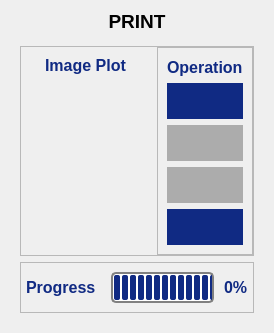
               <widget class="QWidget" name="printPage">
                <layout class="QVBoxLayout" name="verticalLayout_14">
                 <item>
                  <widget class="QLabel" name="page3Label">
                   <property name="minimumSize">
                    <size>
                     <width>0</width>
                     <height>20</height>
                    </size>
                   </property>
                   <property name="maximumSize">
                    <size>
                     <width>16777215</width>
                     <height>20</height>
                    </size>
                   </property>
                   <property name="font">
                    <font>
                     <pointsize>14</pointsize>
                     <bold>true</bold>
                    </font>
                   </property>
                   <property name="text">
                    <string>PRINT</string>
                   </property>
                   <property name="alignment">
                    <set>Qt::AlignmentFlag::AlignCenter</set>
                   </property>
                  </widget>
                 </item>
                 <item>
                  <widget class="QFrame" name="printFrame">
                   <property name="frameShape">
                    <enum>QFrame::Shape::NoFrame</enum>
                   </property>
                   <property name="frameShadow">
                    <enum>QFrame::Shadow::Plain</enum>
                   </property>
                   <layout class="QVBoxLayout" name="verticalLayout_30" stretch="5,1">
                    <item>
                     <widget class="QFrame" name="frame_10">
                      <property name="frameShape">
                       <enum>QFrame::Shape::StyledPanel</enum>
                      </property>
                      <property name="frameShadow">
                       <enum>QFrame::Shadow::Raised</enum>
                      </property>
                      <layout class="QHBoxLayout" name="horizontalLayout_28" stretch="4,0">
                       <property name="leftMargin">
                        <number>0</number>
                       </property>
                       <property name="topMargin">
                        <number>0</number>
                       </property>
                       <property name="rightMargin">
                        <number>0</number>
                       </property>
                       <property name="bottomMargin">
                        <number>0</number>
                       </property>
                       <item>
                        <widget class="QFrame" name="printimgFrame">
                         <property name="frameShape">
                          <enum>QFrame::Shape::NoFrame</enum>
                         </property>
                         <property name="frameShadow">
                          <enum>QFrame::Shadow::Plain</enum>
                         </property>
                         <layout class="QVBoxLayout" name="verticalLayout_31" stretch="1,115">
                          <item alignment="Qt::AlignmentFlag::AlignHCenter">
                           <widget class="QLabel" name="label_11">
                            <property name="font">
                             <font>
                              <pointsize>12</pointsize>
                              <bold>true</bold>
                             </font>
                            </property>
                            <property name="styleSheet">
                             <string notr="true">QLabel {
    color: rgb(16, 42, 131);
}</string>
                            </property>
                            <property name="text">
                             <string>Image Plot</string>
                            </property>
                           </widget>
                          </item>
                          <item>
                           <widget class="QFrame" name="printplotFrame">
                            <property name="frameShape">
                             <enum>QFrame::Shape::NoFrame</enum>
                            </property>
                            <property name="frameShadow">
                             <enum>QFrame::Shadow::Plain</enum>
                            </property>
                           </widget>
                          </item>
                         </layout>
                        </widget>
                       </item>
                       <item>
                        <widget class="QFrame" name="printopFrame">
                         <property name="frameShape">
                          <enum>QFrame::Shape::StyledPanel</enum>
                         </property>
                         <property name="frameShadow">
                          <enum>QFrame::Shadow::Raised</enum>
                         </property>
                         <layout class="QVBoxLayout" name="verticalLayout_32">
                          <item>
                           <widget class="QLabel" name="label_12">
                            <property name="minimumSize">
                             <size>
                              <width>20</width>
                              <height>20</height>
                             </size>
                            </property>
                            <property name="maximumSize">
                             <size>
                              <width>80</width>
                              <height>20</height>
                             </size>
                            </property>
                            <property name="font">
                             <font>
                              <pointsize>12</pointsize>
                              <bold>true</bold>
                             </font>
                            </property>
                            <property name="styleSheet">
                             <string notr="true">QLabel {
    color: rgb(16, 42, 131);
}</string>
                            </property>
                            <property name="text">
                             <string>Operation</string>
                            </property>
                           </widget>
                          </item>
                          <item>
                           <widget class="QPushButton" name="printrunPushButton">
                            <property name="sizePolicy">
                             <sizepolicy hsizetype="Expanding" vsizetype="Expanding">
                              <horstretch>0</horstretch>
                              <verstretch>0</verstretch>
                             </sizepolicy>
                            </property>
                            <property name="font">
                             <font>
                              <pointsize>13</pointsize>
                             </font>
                            </property>
                            <property name="styleSheet">
                             <string notr="true">QPushButton {
	color: rgb(255, 255, 255);	
	background-color: rgb(16, 42, 131);
	border-color: transparent;
	border-style: outset;
	border-radius: 20px;
	border-width: 2px;
	padding: 6px;
}

QPushButton:hover {
	color: rgb(16, 42, 131);
	background-color: rgb(167, 198, 229);
	border-color: rgb(16, 42, 131);
}

QPushButton:disabled {
	background-color: rgb(172, 172, 172);
}</string>
                            </property>
                            <property name="text">
                             <string/>
                            </property>
                            <property name="icon">
                             <iconset resource="resources.qrc">
                              <normaloff>:/icons/icons/play.svg</normaloff>:/icons/icons/play.svg</iconset>
                            </property>
                            <property name="iconSize">
                             <size>
                              <width>32</width>
                              <height>32</height>
                             </size>
                            </property>
                           </widget>
                          </item>
                          <item>
                           <widget class="QPushButton" name="printpausePushButton">
                            <property name="enabled">
                             <bool>false</bool>
                            </property>
                            <property name="sizePolicy">
                             <sizepolicy hsizetype="Expanding" vsizetype="Expanding">
                              <horstretch>0</horstretch>
                              <verstretch>0</verstretch>
                             </sizepolicy>
                            </property>
                            <property name="font">
                             <font>
                              <pointsize>13</pointsize>
                             </font>
                            </property>
                            <property name="styleSheet">
                             <string notr="true">QPushButton {
	color: rgb(255, 255, 255);	
	background-color: rgb(16, 42, 131);
	border-color: transparent;
	border-style: outset;
	border-radius: 20px;
	border-width: 2px;
	padding: 6px;
}

QPushButton:hover {
	color: rgb(16, 42, 131);
	background-color: rgb(167, 198, 229);
	border-color: rgb(16, 42, 131);
}

QPushButton:disabled {
	background-color: rgb(172, 172, 172);
}</string>
                            </property>
                            <property name="text">
                             <string/>
                            </property>
                            <property name="icon">
                             <iconset resource="resources.qrc">
                              <normaloff>:/icons/icons/pause.svg</normaloff>:/icons/icons/pause.svg</iconset>
                            </property>
                            <property name="iconSize">
                             <size>
                              <width>32</width>
                              <height>32</height>
                             </size>
                            </property>
                           </widget>
                          </item>
                          <item>
                           <widget class="QPushButton" name="printabortPushButton">
                            <property name="enabled">
                             <bool>false</bool>
                            </property>
                            <property name="sizePolicy">
                             <sizepolicy hsizetype="Expanding" vsizetype="Expanding">
                              <horstretch>0</horstretch>
                              <verstretch>0</verstretch>
                             </sizepolicy>
                            </property>
                            <property name="font">
                             <font>
                              <pointsize>13</pointsize>
                             </font>
                            </property>
                            <property name="styleSheet">
                             <string notr="true">QPushButton {
	color: rgb(255, 255, 255);	
	background-color: rgb(16, 42, 131);
	border-color: transparent;
	border-style: outset;
	border-radius: 20px;
	border-width: 2px;
	padding: 6px;
}

QPushButton:hover {
	color: rgb(16, 42, 131);
	background-color: rgb(167, 198, 229);
	border-color: rgb(16, 42, 131);
}

QPushButton:disabled {
	background-color: rgb(172, 172, 172);
}</string>
                            </property>
                            <property name="text">
                             <string/>
                            </property>
                            <property name="icon">
                             <iconset resource="resources.qrc">
                              <normaloff>:/icons/icons/square.svg</normaloff>:/icons/icons/square.svg</iconset>
                            </property>
                            <property name="iconSize">
                             <size>
                              <width>32</width>
                              <height>32</height>
                             </size>
                            </property>
                           </widget>
                          </item>
                          <item>
                           <widget class="QPushButton" name="inspectionPushButton">
                            <property name="sizePolicy">
                             <sizepolicy hsizetype="Expanding" vsizetype="Expanding">
                              <horstretch>0</horstretch>
                              <verstretch>0</verstretch>
                             </sizepolicy>
                            </property>
                            <property name="font">
                             <font>
                              <pointsize>13</pointsize>
                             </font>
                            </property>
                            <property name="styleSheet">
                             <string notr="true">QPushButton {
	color: rgb(255, 255, 255);	
	background-color: rgb(16, 42, 131);
	border-color: transparent;
	border-style: outset;
	border-radius: 20px;
	border-width: 2px;
	padding: 6px;
}

QPushButton:hover {
	color: rgb(16, 42, 131);
	background-color: rgb(167, 198, 229);
	border-color: rgb(16, 42, 131);
}

QPushButton:disabled {
	background-color: rgb(172, 172, 172);
}</string>
                            </property>
                            <property name="text">
                             <string/>
                            </property>
                            <property name="icon">
                             <iconset resource="resources.qrc">
                              <normaloff>:/icons/icons/search.svg</normaloff>:/icons/icons/search.svg</iconset>
                            </property>
                            <property name="iconSize">
                             <size>
                              <width>32</width>
                              <height>32</height>
                             </size>
                            </property>
                           </widget>
                          </item>
                         </layout>
                        </widget>
                       </item>
                      </layout>
                     </widget>
                    </item>
                    <item>
                     <widget class="QFrame" name="printprogressFrame">
                      <property name="sizePolicy">
                       <sizepolicy hsizetype="Expanding" vsizetype="Expanding">
                        <horstretch>0</horstretch>
                        <verstretch>0</verstretch>
                       </sizepolicy>
                      </property>
                      <property name="maximumSize">
                       <size>
                        <width>16777215</width>
                        <height>60</height>
                       </size>
                      </property>
                      <property name="frameShape">
                       <enum>QFrame::Shape::StyledPanel</enum>
                      </property>
                      <property name="frameShadow">
                       <enum>QFrame::Shadow::Raised</enum>
                      </property>
                      <layout class="QHBoxLayout" name="horizontalLayout_27">
                       <property name="spacing">
                        <number>10</number>
                       </property>
                       <property name="leftMargin">
                        <number>5</number>
                       </property>
                       <property name="rightMargin">
                        <number>5</number>
                       </property>
                       <item>
                        <widget class="QLabel" name="label_10">
                         <property name="minimumSize">
                          <size>
                           <width>0</width>
                           <height>0</height>
                          </size>
                         </property>
                         <property name="maximumSize">
                          <size>
                           <width>75</width>
                           <height>16777215</height>
                          </size>
                         </property>
                         <property name="font">
                          <font>
                           <pointsize>12</pointsize>
                           <bold>true</bold>
                          </font>
                         </property>
                         <property name="styleSheet">
                          <string notr="true">QLabel {
    color: rgb(16, 42, 131);
}</string>
                         </property>
                         <property name="text">
                          <string>Progress :</string>
                         </property>
                        </widget>
                       </item>
                       <item>
                        <widget class="QProgressBar" name="printProgressBar">
                         <property name="font">
                          <font>
                           <pointsize>12</pointsize>
                           <bold>true</bold>
                          </font>
                         </property>
                         <property name="styleSheet">
                          <string notr="true">QProgressBar {
	color: rgb(16, 42, 131);
	border-style: solid;
	border-color: grey;
	border-width: 2px;
	border-radius: 5px;
}

QProgressBar::chunk {
	background-color: rgb(16, 42, 131);
	border-radius: 2px;
	width: 6px;
	margin: 1px;
}</string>
                         </property>
                         <property name="value">
                          <number>100</number>
                         </property>
                         <property name="alignment">
                          <set>Qt::AlignmentFlag::AlignRight|Qt::AlignmentFlag::AlignTrailing|Qt::AlignmentFlag::AlignVCenter</set>
                         </property>
                         <property name="textDirection">
                          <enum>QProgressBar::Direction::TopToBottom</enum>
                         </property>
                         <property name="format">
                          <string/>
                         </property>
                        </widget>
                       </item>
                       <item>
                        <widget class="QLabel" name="progressLabel">
                         <property name="font">
                          <font>
                           <pointsize>12</pointsize>
                           <bold>true</bold>
                          </font>
                         </property>
                         <property name="styleSheet">
                          <string notr="true">QLabel {
    color: rgb(16, 42, 131);
}</string>
                         </property>
                         <property name="text">
                          <string>0%</string>
                         </property>
                         <property name="scaledContents">
                          <bool>false</bool>
                         </property>
                         <property name="alignment">
                          <set>Qt::AlignmentFlag::AlignLeading|Qt::AlignmentFlag::AlignLeft|Qt::AlignmentFlag::AlignVCenter</set>
                         </property>
                        </widget>
                       </item>
                      </layout>
                     </widget>
                    </item>
                   </layout>
                  </widget>
                 </item>
                </layout>
               </widget>
